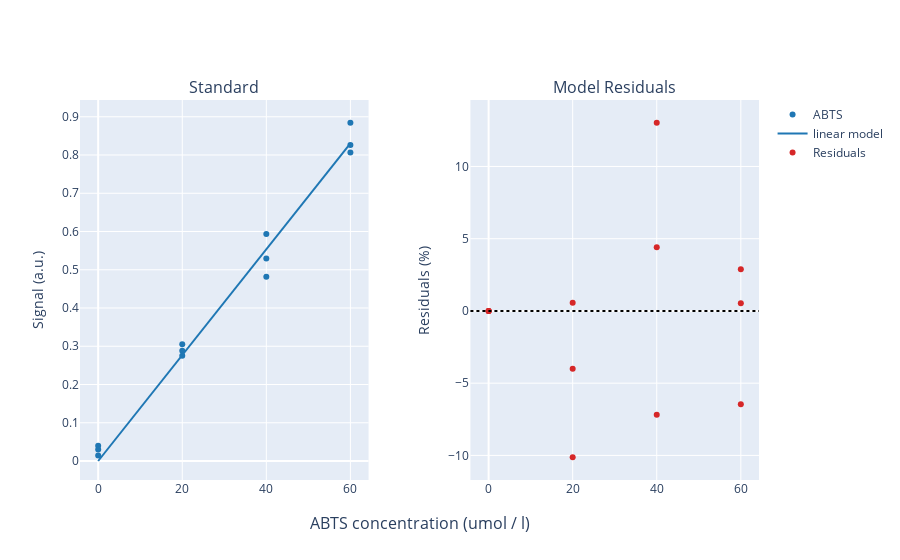

Notebook cell for this chart:
### Code cell
calibrator.visualize(linear)

### Figure 1 — Plotly figure (JSON) as saved in the notebook; plotly's stock layout.template omitted (floating-point values rounded to 4 significant figures)
{"data": [{"hoverinfo": "skip", "marker": {"color": "#1f77b4"}, "mode": "markers", "name": "ABTS", "type": "scatter", "visible": true, "x": [0, 0, 0, 20, 20, 20, 40, 40, 40, 60, 60, 60], "xaxis": "x", "y": [0.03999, 0.02991, 0.01457, 0.288, 0.2753, 0.305, 0.5936, 0.4817, 0.5295, 0.8844, 0.8068, 0.8263], "yaxis": "y"}, {"hoverinfo": "skip", "marker": {"color": "#1f77b4"}, "mode": "lines", "name": "linear model", "type": "scatter", "visible": true, "x": [0, 1.017, 2.034, 3.051, 4.068, 5.085, 6.102, 7.119, 8.136, 9.153, 10.17, 11.19, 12.2, 13.22, 14.24, 15.25, 16.27, 17.29, 18.31, 19.32, 20.34, 21.36, 22.37, 23.39, 24.41, 25.42, 26.44, 27.46, 28.47, 29.49, 30.51, 31.53, 32.54, 33.56, 34.58, 35.59, 36.61, 37.63, 38.64, 39.66, 40.68, 41.69, 42.71, 43.73, 44.75, 45.76, 46.78, 47.8, 48.81, 49.83, 50.85, 51.86, 52.88, 53.9, 54.92, 55.93, 56.95, 57.97, 58.98, 60], "xaxis": "x", "y": [0, 0.01408, 0.02816, 0.04224, 0.05632, 0.0704, 0.08448, 0.09856, 0.1126, 0.1267, 0.1408, 0.1549, 0.169, 0.183, 0.1971, 0.2112, 0.2253, 0.2394, 0.2534, 0.2675, 0.2816, 0.2957, 0.3098, 0.3238, 0.3379, 0.352, 0.3661, 0.3802, 0.3942, 0.4083, 0.4224, 0.4365, 0.4506, 0.4647, 0.4787, 0.4928, 0.5069, 0.521, 0.5351, 0.5491, 0.5632, 0.5773, 0.5914, 0.6055, 0.6195, 0.6336, 0.6477, 0.6618, 0.6759, 0.6899, 0.704, 0.7181, 0.7322, 0.7463, 0.7603, 0.7744, 0.7885, 0.8026, 0.8167, 0.8307], "yaxis": "y"}, {"hoverinfo": "skip", "marker": {"color": "#d62728"}, "mode": "markers", "name": "Residuals", "type": "scatter", "visible": true, "x": [0, 0, 0, 20, 20, 20, 40, 40, 40, 60, 60, 60], "xaxis": "x2", "y": [0, 0, 0, -4.005, 0.5652, -10.13, -7.187, 13.03, 4.401, -6.456, 2.881, 0.5312], "yaxis": "y2"}], "layout": {"annotations": [{"font": {"size": 16}, "showarrow": false, "text": "Standard", "x": 0.2125, "xanchor": "center", "xref": "paper", "y": 1, "yanchor": "bottom", "yref": "paper"}, {"font": {"size": 16}, "showarrow": false, "text": "Model Residuals", "x": 0.7875, "xanchor": "center", "xref": "paper", "y": 1, "yanchor": "bottom", "yref": "paper"}, {"font": {"size": 16}, "showarrow": false, "text": "ABTS concentration (umol / l)", "x": 0.5, "xanchor": "center", "xref": "paper", "y": 0, "yanchor": "top", "yref": "paper", "yshift": -30}], "shapes": [{"line": {"color": "#000000", "dash": "dot", "width": 2}, "type": "line", "x0": 0, "x1": 1, "xref": "x2 domain", "y0": 0, "y1": 0, "yref": "y2"}], "xaxis": {"anchor": "y", "domain": [0, 0.425]}, "xaxis2": {"anchor": "y2", "domain": [0.575, 1]}, "yaxis": {"anchor": "x", "domain": [0, 1], "title": {"text": "Signal (a.u.)"}}, "yaxis2": {"anchor": "x2", "domain": [0, 1], "title": {"text": "Residuals (%)"}}}}
